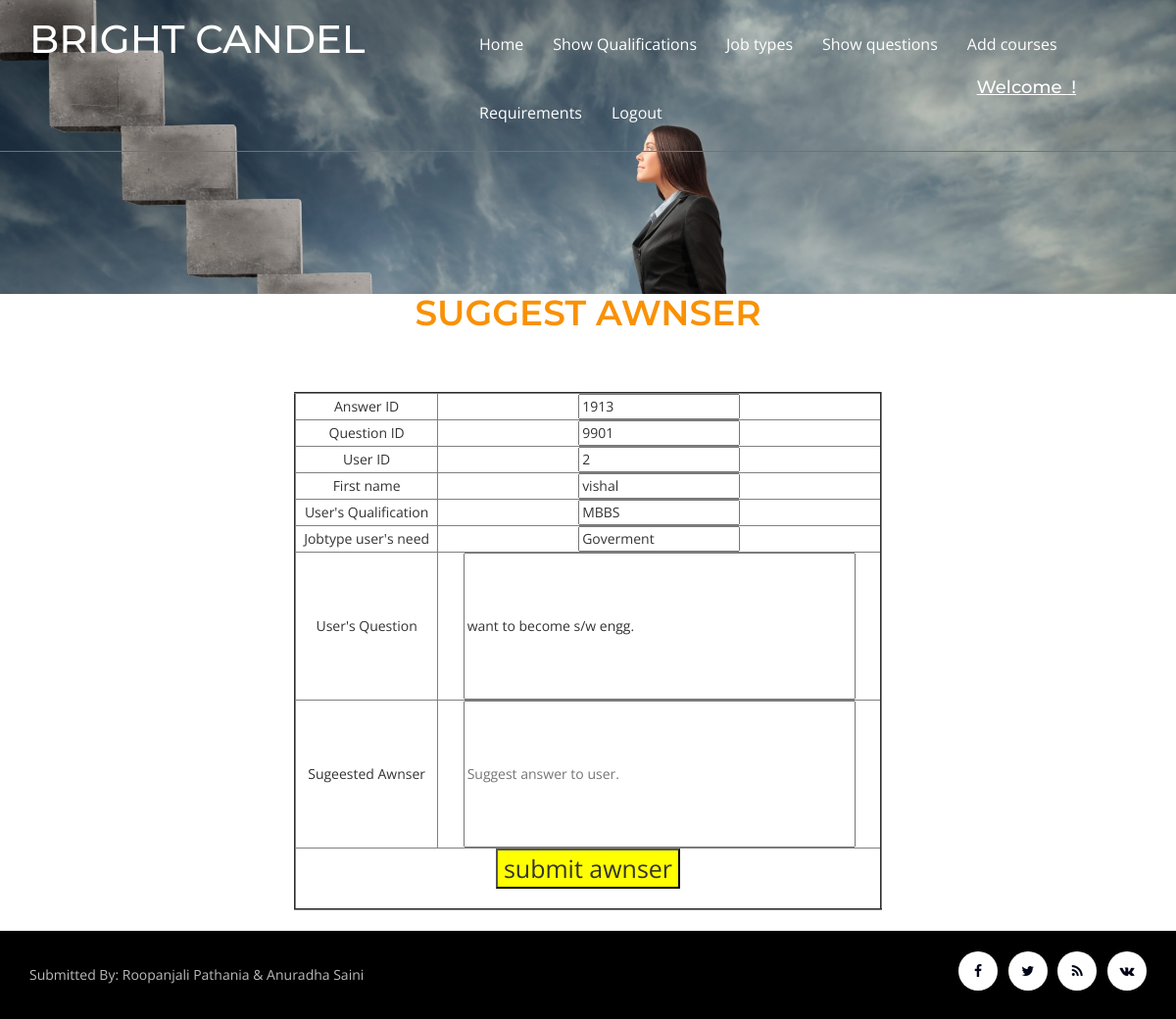
The page /questionreply.php?questionid=9901 on the database its author committed.
### tables this page shows
CREATE TABLE IF NOT EXISTS `questions` (
  `questionid` int(11) NOT NULL,
  `uid` int(11) NOT NULL,
  `username` varchar(20) NOT NULL,
  `qname` varchar(30) NOT NULL,
  `jname` varchar(30) NOT NULL,
  `question` varchar(200) NOT NULL,
  PRIMARY KEY (`questionid`)
);

### questionreply.php (the view, shortened to what this page needs)
<!DOCTYPE html>
<html>
<head>
	<?php	require_once("headincludes.php");?>
</head>
<body>
	<div class="w3l-banner1">
		<?php	require_once("adminheader.php");?>
	</div>
				<h2 class="w3ls_head">Suggest Awnser</h2>
			<div>
				<form align="center"  method="POST" action="answer.php" enctype="multipart/form-data">
					<fieldset>
						<center><table border=2	width="50%"style="text-align:center;">
						<?php
								$questionid=$_GET['questionid'];
								$query="select * from questions where questionid='$questionid'";
								$data=mysql_query($query);
								while($row=mysql_fetch_array($data))
								{
								extract($row);
								}
								?>
								<?php
								$query="select max(ansid) as ansid from answers";
								$rows=mysql_query($query);
								$records=mysql_fetch_array($rows);
								extract($records);
								$ansid++;
								?>
							<tr>
								<td> Answer ID	 </td>
								<td > <input  type="text" value="<?php echo$ansid;?>" name="ansid" readonly />	 </td>
							</tr>
							<tr>
								<td> Question ID	 </td>
								<td > <input  type="text" value="<?php echo$questionid;?>" name="queid" readonly />	 </td>
							</tr>
							<tr>
								<td> User ID</td>
								<td > <input  type="text" value="<?php echo$uid;?>" name="userid" readonly />	 </td>
							</tr>
							<tr>
							<td>  First name </td>
							<td><input type='text' name='fname' value='<?php echo $username;?>' readonly	 ></td>
							</tr>
							<tr>
								<td> User's Qualification </td>
								<td>
									<input type='text' name='qualname' value='<?php echo $qname;?>' readonly>
								</td>
								</tr>
								<tr>
								<td> Jobtype user's need </td>
								<td>
									<input type='text' name='jobname' value='<?php echo $jname;?>'  >
								</td>
								</tr>
							<tr>
							<tr>
							<td>User's Question</td>
							<td> <input style="height:150px;width:400px;" type="text" value="<?php echo$question;?>" name="userquestion" ></td>
							</tr>
							<tr>
							<td> Sugeested Awnser</td>
							<td> <input style="height:150px;width:400px;" type="text" name="answer" placeholder="Suggest answer to user."></td>
							</tr>
								<center><td colspan=2  ><center> <input	style="background-color:yellow;font-size:25px;" type="submit" name="submit" value="submit awnser"></center></br> </td>
							</tr>
							</table></fieldset>
							</form></center></br>
			</div></div></div></div>
	<?php require_once("uafooter.php");?>
</body>
</html>

### css/style.css (style rules this page uses)
body { padding: 0; margin: 0; background: #FFF; font-family: 'Open Sans', sans-serif; }
input[type="button"], input[type="submit"] { transition: 0.5s all; -webkit-transition: 0.5s all; -moz-transition: 0.5s all; -o-transition: 0.5s all; -ms-transition: 0.5s all; }
h1, h2, h3, h4, h5, h6 { margin: 0; padding: 0; font-family: 'Montserrat', sans-serif; }
.w3l-banner1 { background: url(../images/banner2.jpg) no-repeat 0px 0px; background-size: cover; -webkit-background-size: cover; -moz-background-size: cover; -o-background-size: cover; -ms-background-size: cover; min-height: 300px; min-width: 100px; }
.w3ls_head { text-align: center; color: #f99104; font-size: 36px; font-weight: 600; text-transform: uppercase; margin-bottom: 60px; }

### rows shown on the page
questions: queid "9901", userid "2", fname "vishal", qualname "MBBS", jobname "Goverment", userquestion "want to become s/w engg."
